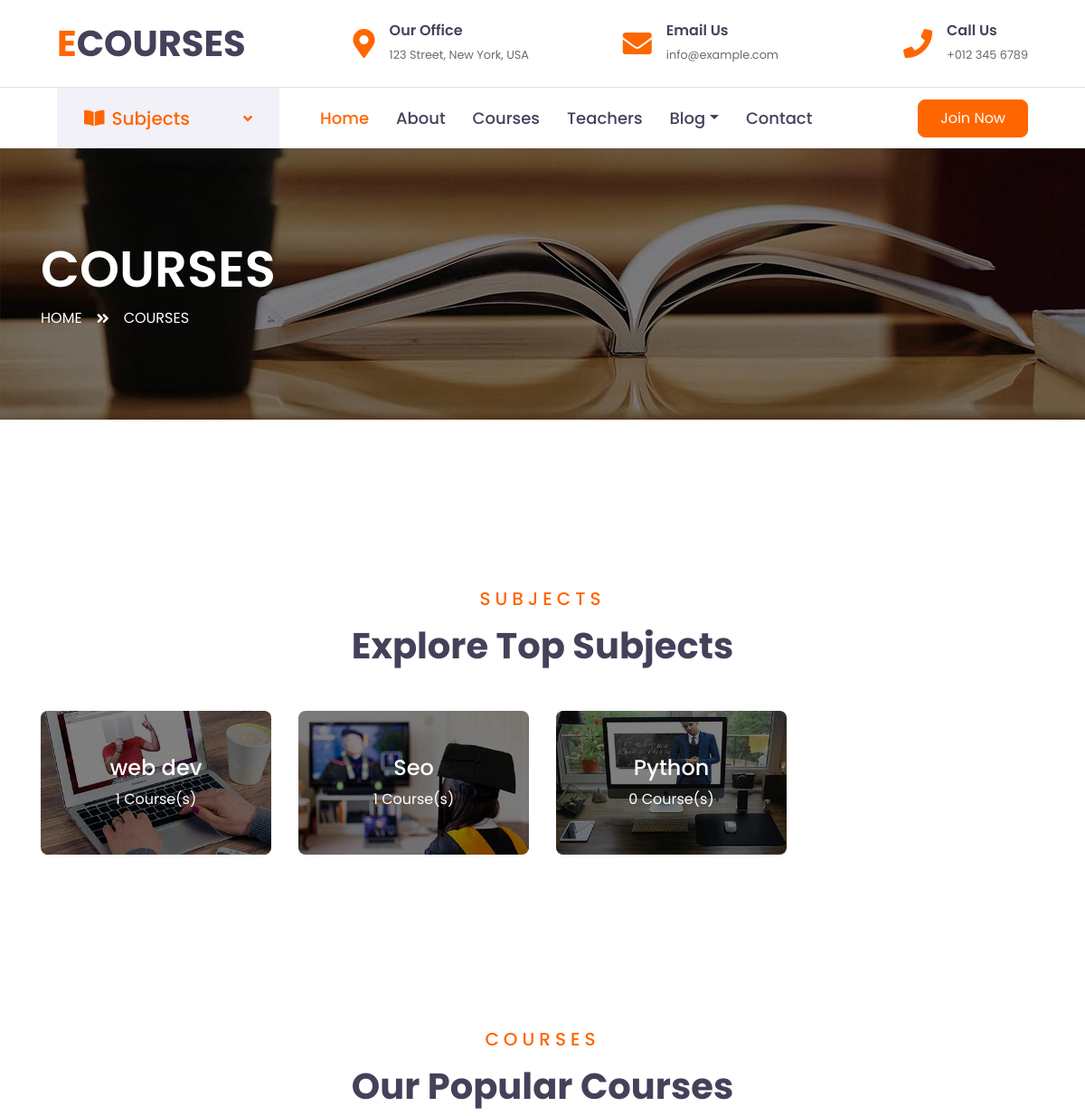
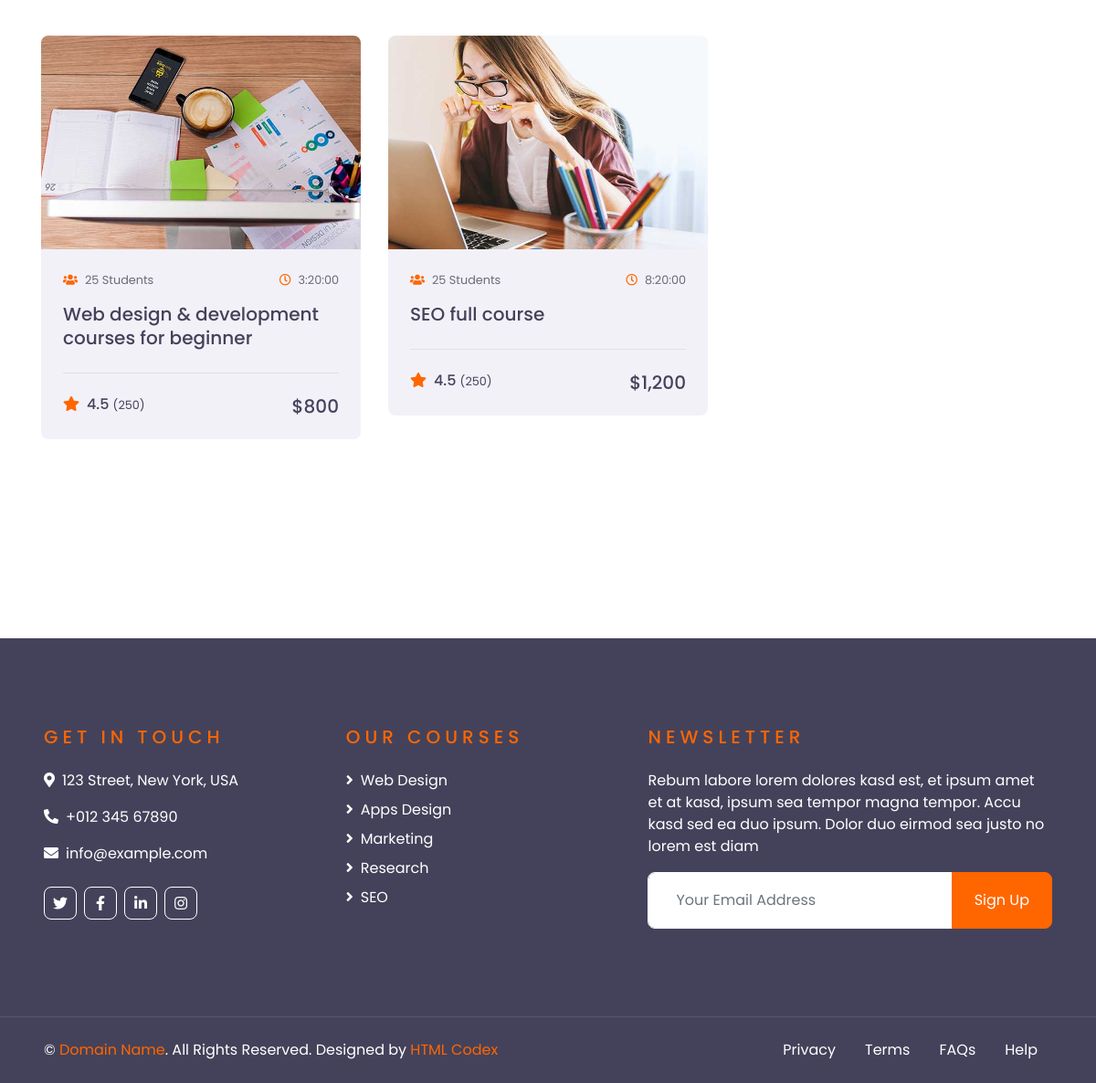
Page /courses/ on the committed database (2 pictures, top to bottom).
### home/models.py (models this page shows, shortened)
class Subjects(models.Model):
    subjectname = models.CharField(max_length=50)
    subjectImage = models.ImageField(upload_to='subectimages')
    class Meta:
        verbose_name = "Subjects"
        verbose_name_plural = "Subjects"

class Course(models.Model):
    courseSubject = models.ForeignKey(Subjects,on_delete=models.CASCADE,related_name="course",verbose_name="Course Subject")
    courseImage = models.ImageField(upload_to='subectimages',help_text="image size 100 by 100",verbose_name="Course Image")
    courseName = models.CharField(max_length=100,verbose_name="Course Name")
    coursePrice = models.PositiveIntegerField(help_text="Enter price in dollars",verbose_name="Course Price")
    courseDuration = models.DurationField(default=timedelta(hours=5,minutes=20),verbose_name="Course Duration")

### home/views.py (the view)
# urls.py: path('courses/',views.courses,name='courses'),
def courses(request):
    all_courses = Course.objects.all()
    all_subjects = Subjects.objects.annotate(course_count=models.Count('course'))
    context = {"allcourses":all_courses,"allsubjects":all_subjects}
    return render(request,'course.html',context)

### templates/course.html (shortened to what this page needs)
{% extends "base.html" %}
{% load static %}
{% load humanize %}
    {% block body %}
    <div class="container-fluid page-header" style="margin-bottom: 90px;">
        <div class="container">
            <div class="d-flex flex-column justify-content-center" style="min-height: 300px">
                <h3 class="display-4 text-white text-uppercase">Courses</h3>
                <div class="d-inline-flex text-white">
                    <p class="m-0 text-uppercase"><a class="text-white" href="">Home</a></p>
                    <i class="fa fa-angle-double-right pt-1 px-3"></i>
                    <p class="m-0 text-uppercase">Courses</p>
                </div>
            </div>
        </div>
    </div>
    <div class="container-fluid py-5">
        <div class="container pt-5 pb-3">
            <div class="text-center mb-5">
                <h5 class="text-primary text-uppercase mb-3" style="letter-spacing: 5px;">Subjects</h5>
                <h1>Explore Top Subjects</h1>
            </div>
            <div class="row">
                {% if allsubjects %}
                {% for allsubject in allsubjects %}
                <div class="col-lg-3 col-md-6 mb-4">
                    <div class="cat-item position-relative overflow-hidden rounded mb-2">
                        <img class="img-fluid" src="{{allsubject.subjectImage.url}}" alt="{{allsubject.subjectname}}">
                        <a class="cat-overlay text-white text-decoration-none" href="">
                            <h4 class="text-white font-weight-medium">{{allsubject.subjectname}}</h4>
                            <span>{{allsubject.course_count}} Course(s)</span>
                        </a>
                    </div>
                </div>
                {% endfor %}
                {% else %}
                <p> No subjects at the moment </p>
                {% endif %}
            </div>
        </div>
    </div>
    <div class="container-fluid py-5">
        <div class="container py-5">
            <div class="text-center mb-5">
                <h5 class="text-primary text-uppercase mb-3" style="letter-spacing: 5px;">Courses</h5>
                <h1>Our Popular Courses</h1>
            </div>
            <div class="row">
                {% if allcourses %}
                {% for allcourse in allcourses %}
                <div class="col-lg-4 col-md-6 mb-4">
                    <div class="rounded overflow-hidden mb-2">
                        <img class="img-fluid" src="{{allcourse.courseImage.url}}" alt="{{allcourse.courseName}}">
                        <div class="bg-secondary p-4">
                            <div class="d-flex justify-content-between mb-3">
                                <small class="m-0"><i class="fa fa-users text-primary mr-2"></i>25 Students</small>
                                <small class="m-0"><i class="far fa-clock text-primary mr-2"></i>{{allcourse.courseDuration}}</small>
                            </div>
                            <a class="h5" href="">{{allcourse.courseName}}</a>
                            <div class="border-top mt-4 pt-4">
                                <div class="d-flex justify-content-between">
                                    <h6 class="m-0"><i class="fa fa-star text-primary mr-2"></i>4.5 <small>(250)</small></h6>
                                    <h5 class="m-0">${{allcourse.coursePrice|intcomma}}</h5>
                                </div>
                            </div>
                        </div>
                    </div>
                </div>
                {% endfor %}
               {% else %}
               <p> No courses at the moment </p>
               {% endif %}
            </div>
        </div>
    </div>
    {% endblock body %}

### templates/base.html (shortened to what this page needs)
{% load static %}
<!DOCTYPE html>
<html lang="en">
<head>
    <link href="https://cdnjs.cloudflare.com/ajax/libs/font-awesome/5.10.0/css/all.min.css" rel="stylesheet">
    <link href="{% static 'lib/owlcarousel/assets/owl.carousel.min.css' %}" rel="stylesheet">
    <link href="{% static 'css/style.css' %}" rel="stylesheet">
</head>
<body>
    <div class="container-fluid d-none d-lg-block">
        <div class="row align-items-center py-4 px-xl-5">
            <div class="col-lg-3">
                <a href="" class="text-decoration-none">
                    <h1 class="m-0"><span class="text-primary">E</span>COURSES</h1>
                </a>
            </div>
            <div class="col-lg-3 text-right">
                <div class="d-inline-flex align-items-center">
                    <i class="fa fa-2x fa-map-marker-alt text-primary mr-3"></i>
                    <div class="text-left">
                        <h6 class="font-weight-semi-bold mb-1">Our Office</h6>
                        <small>123 Street, New York, USA</small>
                    </div>
                </div>
            </div>
            <div class="col-lg-3 text-right">
                <div class="d-inline-flex align-items-center">
                    <i class="fa fa-2x fa-envelope text-primary mr-3"></i>
                    <div class="text-left">
                        <h6 class="font-weight-semi-bold mb-1">Email Us</h6>
                        <small>info@example.com</small>
                    </div>
                </div>
            </div>
            <div class="col-lg-3 text-right">
                <div class="d-inline-flex align-items-center">
                    <i class="fa fa-2x fa-phone text-primary mr-3"></i>
                    <div class="text-left">
                        <h6 class="font-weight-semi-bold mb-1">Call Us</h6>
                        <small>+012 345 6789</small>
                    </div>
                </div>
            </div>
        </div>
    </div>
    <div class="container-fluid">
        <div class="row border-top px-xl-5">
            <div class="col-lg-3 d-none d-lg-block">
                <a class="d-flex align-items-center justify-content-between bg-secondary w-100 text-decoration-none" data-toggle="collapse" href="#navbar-vertical" style="height: 67px; padding: 0 30px;">
                    <h5 class="text-primary m-0"><i class="fa fa-book-open mr-2"></i>Subjects</h5>
                    <i class="fa fa-angle-down text-primary"></i>
                </a>
            </div>
            <div class="col-lg-9">
                <nav class="navbar navbar-expand-lg bg-light navbar-light py-3 py-lg-0 px-0">
                    <div class="collapse navbar-collapse justify-content-between" id="navbarCollapse">
                        <div class="navbar-nav py-0">
                            <a href="/" class="nav-item nav-link active">Home</a>
                            <a href="{% url "about" %}" class="nav-item nav-link">About</a>
                            <a href="{% url "courses" %}" class="nav-item nav-link">Courses</a>
                            <a href="{% url "teachers" %}" class="nav-item nav-link">Teachers</a>
                            <div class="nav-item dropdown">
                                <a href="#" class="nav-link dropdown-toggle" data-toggle="dropdown">Blog</a>
                            </div>
                            <a href="{% url "contacts" %}" class="nav-item nav-link">Contact</a>
                        </div>
                        <a class="btn btn-primary py-2 px-4 ml-auto d-none d-lg-block" href="">Join Now</a>
                    </div>
                </nav>
            </div>
        </div>
    </div>
{% block body %}
{% endblock body %}
    <div class="container-fluid bg-dark text-white py-5 px-sm-3 px-lg-5" style="margin-top: 90px;">
        <div class="row pt-5">
            <div class="col-lg-7 col-md-12">
                <div class="row">
                    <div class="col-md-6 mb-5">
                        <h5 class="text-primary text-uppercase mb-4" style="letter-spacing: 5px;">Get In Touch</h5>
                        <p><i class="fa fa-map-marker-alt mr-2"></i>123 Street, New York, USA</p>
                        <p><i class="fa fa-phone-alt mr-2"></i>+012 345 67890</p>
                        <p><i class="fa fa-envelope mr-2"></i>info@example.com</p>
                        <div class="d-flex justify-content-start mt-4">
                            <a class="btn btn-outline-light btn-square mr-2" href="#"><i class="fab fa-twitter"></i></a>
                            <a class="btn btn-outline-light btn-square mr-2" href="#"><i class="fab fa-facebook-f"></i></a>
                            <a class="btn btn-outline-light btn-square mr-2" href="#"><i class="fab fa-linkedin-in"></i></a>
                            <a class="btn btn-outline-light btn-square" href="#"><i class="fab fa-instagram"></i></a>
                        </div>
                    </div>
                    <div class="col-md-6 mb-5">
                        <h5 class="text-primary text-uppercase mb-4" style="letter-spacing: 5px;">Our Courses</h5>
                        <div class="d-flex flex-column justify-content-start">
                            <a class="text-white mb-2" href="#"><i class="fa fa-angle-right mr-2"></i>Web Design</a>
                            <a class="text-white mb-2" href="#"><i class="fa fa-angle-right mr-2"></i>Apps Design</a>
                            <a class="text-white mb-2" href="#"><i class="fa fa-angle-right mr-2"></i>Marketing</a>
                            <a class="text-white mb-2" href="#"><i class="fa fa-angle-right mr-2"></i>Research</a>
                            <a class="text-white" href="#"><i class="fa fa-angle-right mr-2"></i>SEO</a>
                        </div>
                    </div>
                </div>
            </div>
            <div class="col-lg-5 col-md-12 mb-5">
                <h5 class="text-primary text-uppercase mb-4" style="letter-spacing: 5px;">Newsletter</h5>
                <p>Rebum labore lorem dolores kasd est, et ipsum amet et at kasd, ipsum sea tempor magna tempor. Accu kasd sed ea duo ipsum. Dolor duo eirmod sea justo no lorem est diam</p>
                <div class="w-100">
                    <div class="input-group">
                        <input type="text" class="form-control border-light" style="padding: 30px;" placeholder="Your Email Address">
                        <div class="input-group-append">
                            <button class="btn btn-primary px-4">Sign Up</button>
                        </div>
                    </div>
                </div>
            </div>
        </div>
    </div>
    <div class="container-fluid bg-dark text-white border-top py-4 px-sm-3 px-md-5" style="border-color: rgba(256, 256, 256, .1) !important;">
        <div class="row">
            <div class="col-lg-6 text-center text-md-left mb-3 mb-md-0">
                <p class="m-0 text-white">&copy; <a href="#">Domain Name</a>. All Rights Reserved. Designed by <a href="https://htmlcodex.com">HTML Codex</a>
                </p>
            </div>
            <div class="col-lg-6 text-center text-md-right">
                <ul class="nav d-inline-flex">
                    <li class="nav-item">
                        <a class="nav-link text-white py-0" href="#">Privacy</a>
                    </li>
                    <li class="nav-item">
                        <a class="nav-link text-white py-0" href="#">Terms</a>
                    </li>
                    <li class="nav-item">
                        <a class="nav-link text-white py-0" href="#">FAQs</a>
                    </li>
                    <li class="nav-item">
                        <a class="nav-link text-white py-0" href="#">Help</a>
                    </li>
                </ul>
            </div>
        </div>
    </div>
</body>
</html>

### rows in the picture
Subjects: subjectImage (picture), subjectname "web dev", course_count "1"
Subjects: subjectImage (picture), subjectname "Seo", course_count "1"
Subjects: subjectImage (picture), subjectname "Python", course_count "0"
Course: courseImage (picture), courseDuration "3:20:00", courseName "Web design & development courses for beginner", coursePrice "800"
Course: courseImage (picture), courseDuration "8:20:00", courseName "SEO full course", coursePrice "1,200"
